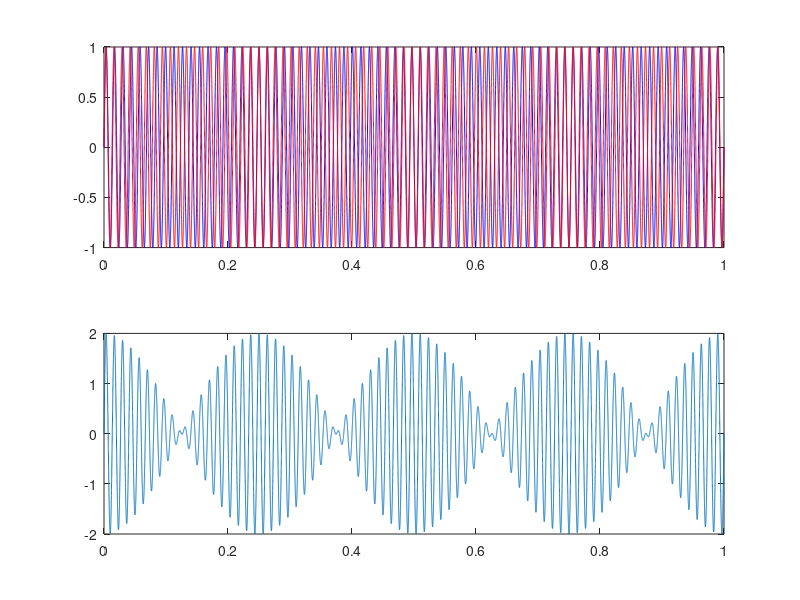

Write MATLAB code to recreate this figure.
close all, clear all 

% ejercicio 2

fs= 44100;
t=(0:1/fs:1)';
f1=73;%Hz
s1= sin(2*pi*f1*t);

f2= 77;%Hz
s2= sin(2*pi*f2*t);

subplot(211);
plot(t, s1, 'b', t, s2, 'r')
subplot(212); 
plot(t, s1+s2)